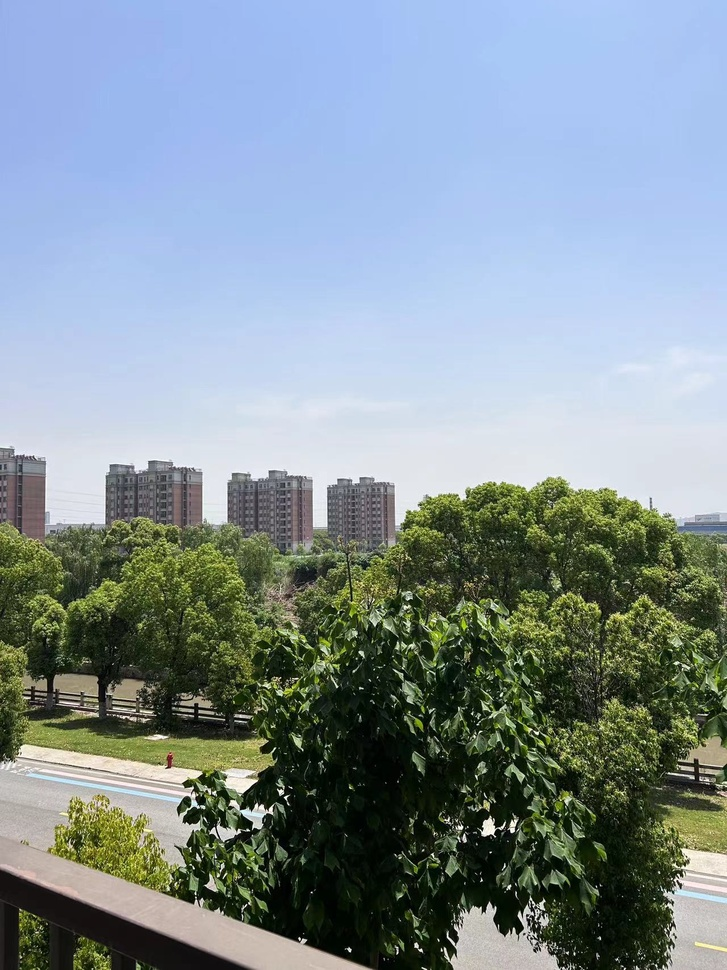
#> input picture 计算机视觉实践-练习4/imgs.jpg, 727 x 970 px, shrunk from 1280 x 1707 before the run
$ python H_T_test.py
#> lines starting #> are read from the running program, lines starting #| are printed output that depends on the picture
import cv2
import numpy as np

# 读取两张图片
img1 = cv2.imread('imgs.jpg')
#> img1 is the input picture: shape (970, 727, 3); mean B, G, R 151.5, 145.7, 131.4
img2 = cv2.imread('imgss.jpg')
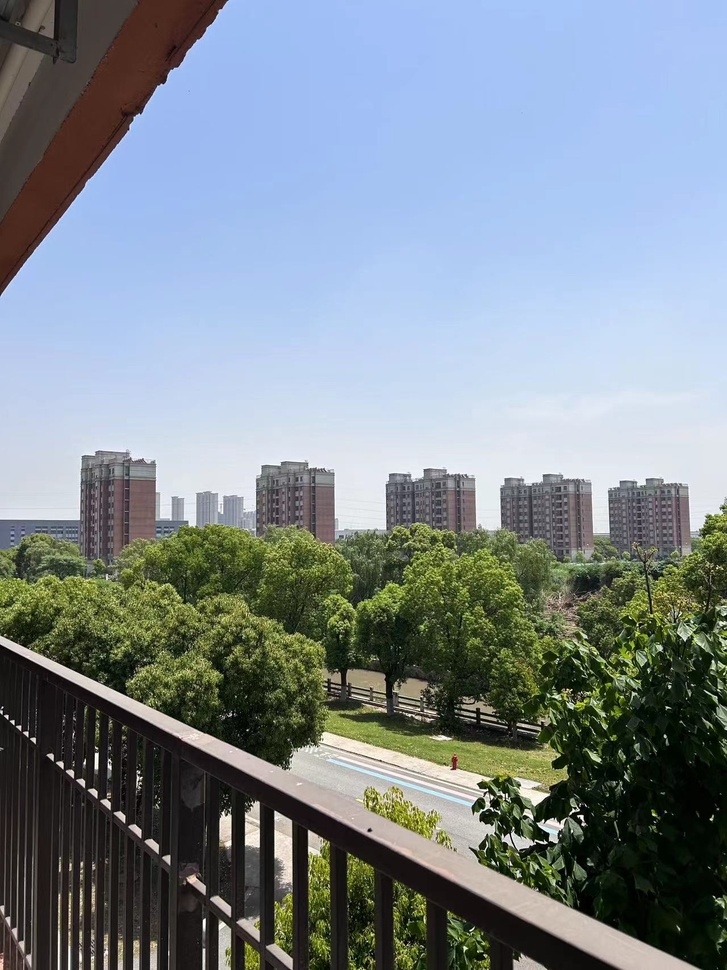
#> input picture 计算机视觉实践-练习4/imgss.jpg, 727 x 970 px, shrunk from 1280 x 1707 before the run
#> img2 is the input picture: shape (970, 727, 3); mean B, G, R 143.5, 136.8, 126

# 转换为灰度图像
gray1 = cv2.cvtColor(img1, cv2.COLOR_BGR2GRAY)
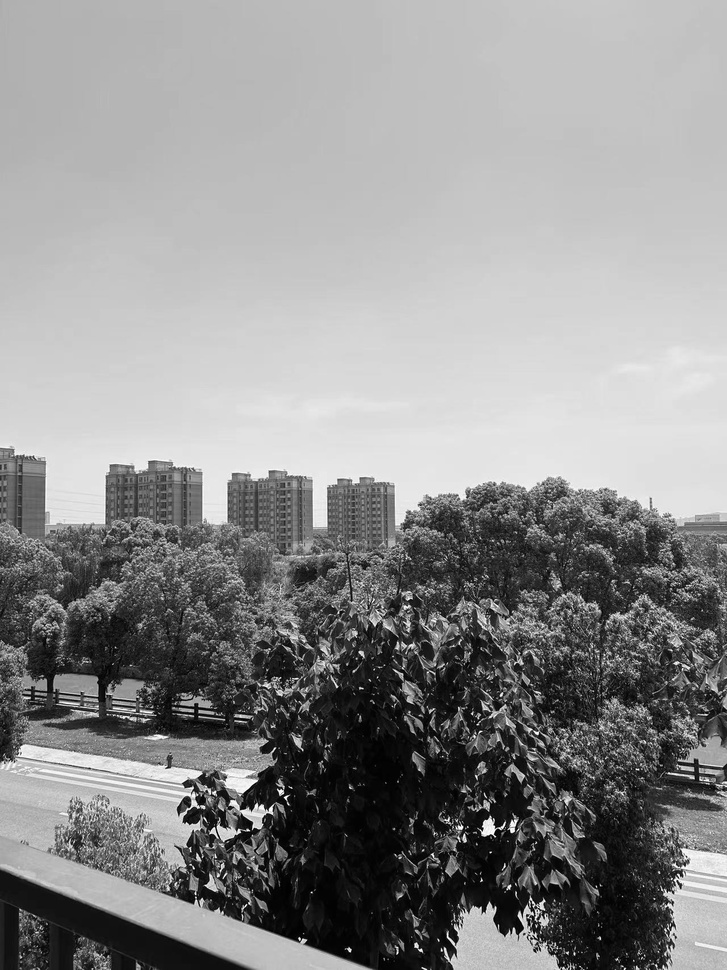
#> gray1: shape (970, 727); min 0, max 255, mean 142.1
gray2 = cv2.cvtColor(img2, cv2.COLOR_BGR2GRAY)
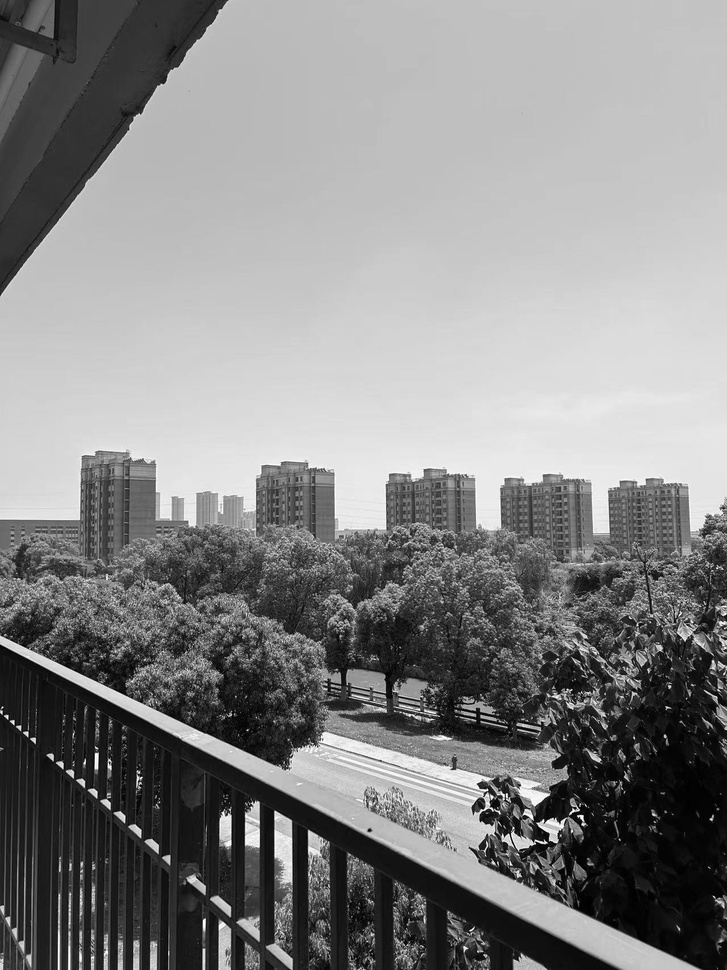
#> gray2: shape (970, 727); min 0, max 255, mean 134.3

# 使用SIFT特征点检测和匹配
sift = cv2.SIFT_create()
kp1, des1 = sift.detectAndCompute(gray1, None)
#> kp1 = 4020 keypoints; strongest (x, y, size): (488, 828, 10), (285, 797, 2.2), (421, 950, 2.3), (416, 945, 3.2)
kp2, des2 = sift.detectAndCompute(gray2, None)
#> kp2 = 3575 keypoints; strongest (x, y, size): (581, 817, 3.1), (7, 716, 2.6), (13, 722, 2.7), (96, 755, 3.2)

# BFMatcher创建
bf = cv2.BFMatcher()
matches = bf.knnMatch(des1, des2, k=2)
#> matches = 4020 matches

# 选择最佳匹配
good_matches = []
for m, n in matches:
    if m.distance < 0.75 * n.distance:
        good_matches.append(m)
#> after the loop, good_matches = 656 matches

# 获取匹配的关键点
src_pts = np.float32([kp1[m.queryIdx].pt for m in good_matches]).reshape(-1, 1, 2)
#> src_pts = 656 rows, first 8: [4.91, 483.8], [8.23, 524.1], [9.19, 651.7], [9.45, 691.3], [10.76, 466.3], [11.17, 647], [11.17, 768.8], [12.57, 724.1]
dst_pts = np.float32([kp2[m.trainIdx].pt for m in good_matches]).reshape(-1, 1, 2)
#> dst_pts = 656 rows, first 8: [301.3, 513.5], [304.6, 529.1], [310.7, 644.9], [311.9, 681.4], [305.7, 478.2], [311.4, 640.8], [313.3, 752.5], [315.2, 711.9]

# 计算单应性变换矩阵
H, _ = cv2.findHomography(src_pts, dst_pts, cv2.RANSAC, 5.0)
#> H = [[0.63, 0.0176, 283.9], [-0.265, 0.858, 70.84], [-0.000499, -3.44e-05, 1]]

# 输出单应性变换矩阵
print("单应性变换矩阵 H:")
print(H)
#| [[ 6.29746556e-01  1.75925281e-02  2.83873596e+02]
#|  [-2.64702089e-01  8.57610657e-01  7.08419731e+01]
#|  [-4.98555882e-04 -3.44399115e-05  1.00000000e+00]]
